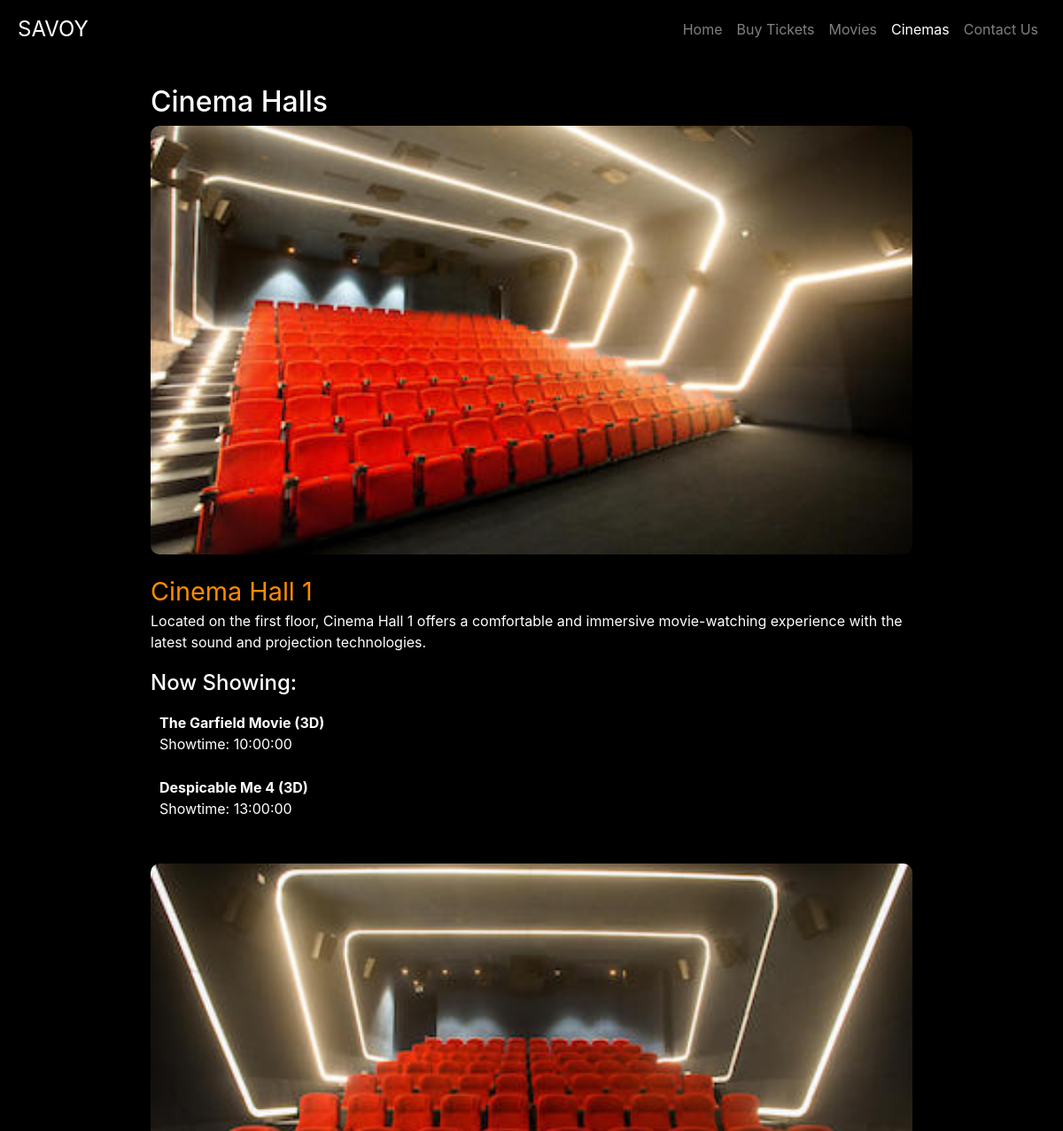
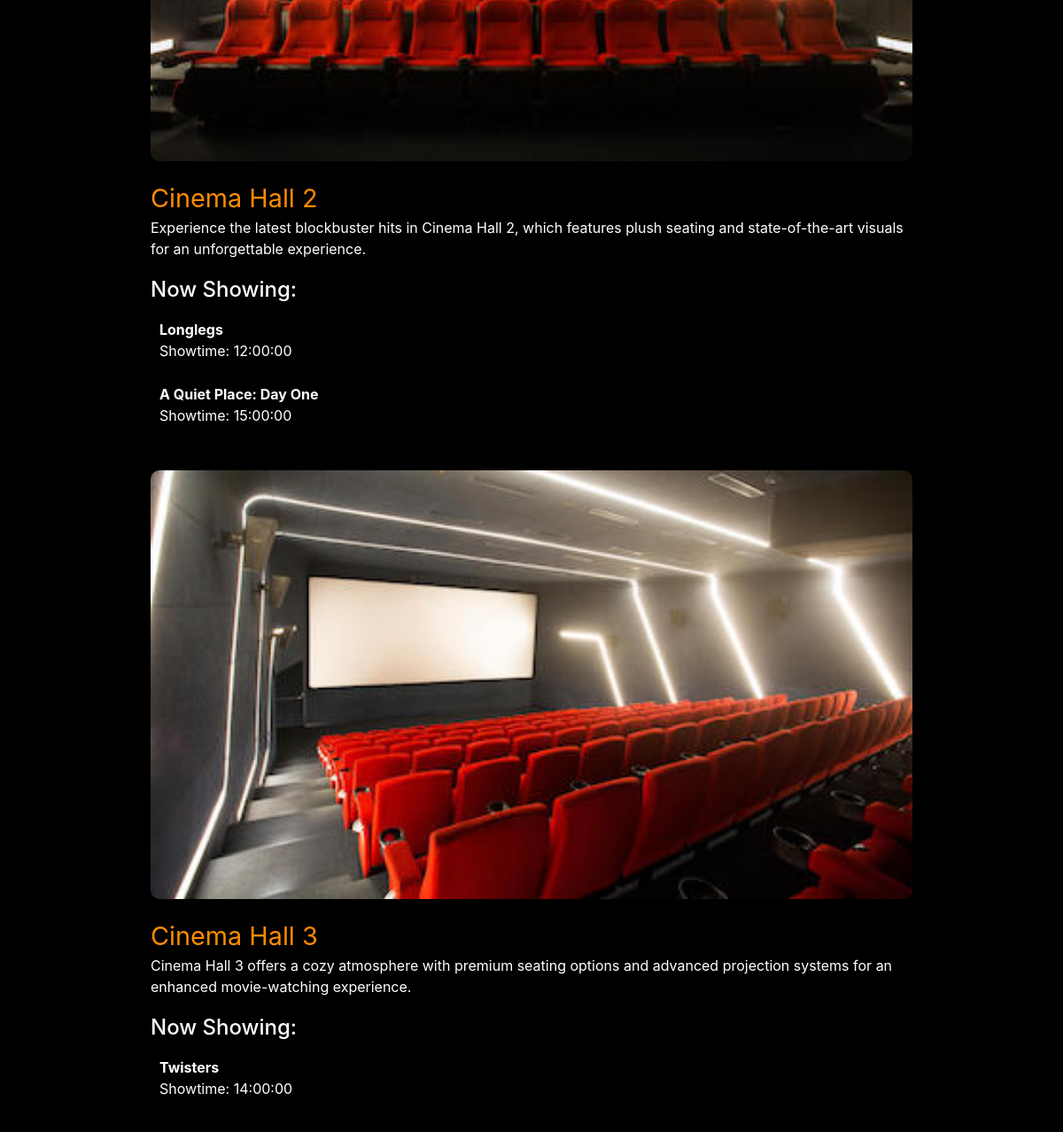
Screenshot of /cinemas.php with the database file from the repository (2 pictures, top to bottom).
### tables this page shows
CREATE TABLE `cinemas` (
  `id` int(11) NOT NULL,
  `name` varchar(255) NOT NULL,
  `description` text DEFAULT NULL,
  `image_url` varchar(255) DEFAULT NULL
);

CREATE TABLE `showtimes` (
  `id` int(11) NOT NULL,
  `cinema_id` int(11) DEFAULT NULL,
  `movie_title` varchar(255) DEFAULT NULL,
  `showtime` time DEFAULT NULL
);

### cinemas.php (the view, shortened to what this page needs)
<?php
include 'db.php';
$sql = "SELECT * FROM cinemas";
$result = $conn->query($sql);
$cinemas = array();
if ($result->num_rows > 0) {
    while ($row = $result->fetch_assoc()) {
        $cinemas[] = $row;
    }
}
$showtimes_sql = "SELECT * FROM showtimes";
$showtimes_result = $conn->query($showtimes_sql);
$showtimes = array();
if ($showtimes_result->num_rows > 0) {
    while ($row = $showtimes_result->fetch_assoc()) {
        $showtimes[$row['cinema_id']][] = $row;
    }
}
?>
<!DOCTYPE html>
<html lang="en">
<head>
    <link href="https://maxcdn.bootstrapcdn.com/bootstrap/4.5.2/css/bootstrap.min.css" rel="stylesheet">
</head>
<body>
    <nav class="navbar navbar-expand-lg navbar-dark fixed-top">
        <a class="navbar-brand" href="index.html">SAVOY</a>
        <div class="collapse navbar-collapse" id="navbarNav">
            <ul class="navbar-nav ml-auto">
                <li class="nav-item">
                    <a class="nav-link" href="index.html">Home</a>
                </li>
                <li class="nav-item">
                    <a class="nav-link" href="tickets.html">Buy Tickets</a>
                </li>
                <li class="nav-item">
                    <a class="nav-link" href="movies.html">Movies</a>
                </li>
                <li class="nav-item active">
                    <a class="nav-link" href="cinemas.php">Cinemas</a>
                </li>
                <li class="nav-item">
                    <a class="nav-link" href="contact.html">Contact Us</a>
                </li>
            </ul>
        </div>
    </nav>
    <div class="container mt-5 pt-5 cinema-container">
        <h2>Cinema Halls</h2>
        <?php foreach ($cinemas as $cinema): ?>
        <div class="cinema-section">
            <img src="<?php echo htmlspecialchars($cinema['image_url']); ?>" alt="<?php echo htmlspecialchars($cinema['name']); ?>">
            <div class="cinema-title"><?php echo htmlspecialchars($cinema['name']); ?></div>
            <p><?php echo htmlspecialchars($cinema['description']); ?></p>
            <div class="now-showing">
                <h4>Now Showing:</h4>
                <ul>
                    <?php if (isset($showtimes[$cinema['id']])): ?>
                        <?php foreach ($showtimes[$cinema['id']] as $showtime): ?>
                        <li>
                            <p><strong><?php echo htmlspecialchars($showtime['movie_title']); ?></strong></p>
                            <p>Showtime: <?php echo htmlspecialchars($showtime['showtime']); ?></p>
                        </li>
                        <?php endforeach; ?>
                    <?php else: ?>
                        <li>No showtimes available.</li>
                    <?php endif; ?>
                </ul>
            </div>
        </div>
        <?php endforeach; ?>
    </div>
</body>
</html>

### cinemas.php (style rules this page uses)
body { background-color: black; color: white; }
.navbar { background-color: rgba(0, 0, 0, 0.7); padding: 10px 20px; }
.navbar-brand { font-size: 1.5em; color: darkorange; }
.nav-link { color: white; }
.nav-link:hover, .nav-item.active .nav-link { color: darkorange; }
.cinema-container { margin: 50px auto; padding: 20px; max-width: 900px; }
.cinema-section { margin-bottom: 40px; }
.cinema-section img { width: 100%; height: auto; border-radius: 10px; }
.cinema-title { color: darkorange; margin-top: 20px; font-size: 1.8em; }
.now-showing { margin-top: 20px; }
.now-showing h4 { color: white; }
.now-showing ul { list-style: none; padding: 0; }
.now-showing ul li { background-color: rgba(0, 0, 0, 0.7); border-radius: 5px; margin: 5px 0; padding: 10px; }
.now-showing ul li p { margin: 0; }

### rows the page displays
cinemas: image_url (picture), name "Cinema Hall 1", description "Located on the first floor, Cinema Hall 1 offers a comfortable and immersive movie-watching experience with the latest sound and projection technologies."
showtimes: movie_title "The Garfield Movie (3D)", showtime "10:00:00"
showtimes: movie_title "Despicable Me 4 (3D)", showtime "13:00:00"
cinemas: image_url (picture), name "Cinema Hall 2", description "Experience the latest blockbuster hits in Cinema Hall 2, which features plush seating and state-of-the-art visuals for an unforgettable experience."
showtimes: movie_title "Longlegs", showtime "12:00:00"
showtimes: movie_title "A Quiet Place: Day One", showtime "15:00:00"
cinemas: image_url (picture), name "Cinema Hall 3", description "Cinema Hall 3 offers a cozy atmosphere with premium seating options and advanced projection systems for an enhanced movie-watching experience."
showtimes: movie_title "Twisters", showtime "14:00:00"
